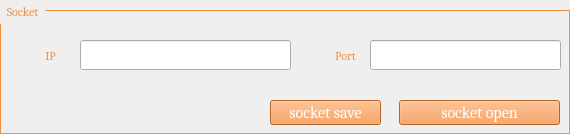
         <widget class="QGroupBox" name="groupBox_2">
          <property name="font">
           <font>
            <family>Cambria</family>
           </font>
          </property>
          <property name="styleSheet">
           <string notr="true">QGroupBox{
color:rgb(244,143,61);
margin-top:10px;
border:1px solid rgb(244,143,61);
}
QGroupBox::title{
subcontrol-origin: margin;
subcontrol-position: top left;
padding: 5px;
}
</string>
          </property>
          <property name="title">
           <string>Socket</string>
          </property>
          <widget class="QLineEdit" name="sock_ip_input">
           <property name="geometry">
            <rect>
             <x>80</x>
             <y>40</y>
             <width>211</width>
             <height>30</height>
            </rect>
           </property>
           <property name="maximumSize">
            <size>
             <width>16777215</width>
             <height>30</height>
            </size>
           </property>
           <property name="font">
            <font>
             <family>Cambria</family>
             <pointsize>12</pointsize>
            </font>
           </property>
           <property name="styleSheet">
            <string notr="true">color:white;</string>
           </property>
           <property name="placeholderText">
            <string>input socket server IP</string>
           </property>
          </widget>
          <widget class="QLineEdit" name="sock_port_input">
           <property name="geometry">
            <rect>
             <x>370</x>
             <y>40</y>
             <width>191</width>
             <height>30</height>
            </rect>
           </property>
           <property name="maximumSize">
            <size>
             <width>16777215</width>
             <height>30</height>
            </size>
           </property>
           <property name="font">
            <font>
             <family>Cambria</family>
             <pointsize>12</pointsize>
            </font>
           </property>
           <property name="styleSheet">
            <string notr="true">color:white;</string>
           </property>
           <property name="placeholderText">
            <string>input socket server PORT</string>
           </property>
          </widget>
          <widget class="QLabel" name="label_2">
           <property name="geometry">
            <rect>
             <x>30</x>
             <y>40</y>
             <width>41</width>
             <height>31</height>
            </rect>
           </property>
           <property name="font">
            <font>
             <family>Cambria</family>
            </font>
           </property>
           <property name="styleSheet">
            <string notr="true">color:rgb(244,143,61);</string>
           </property>
           <property name="text">
            <string>IP</string>
           </property>
           <property name="alignment">
            <set>Qt::AlignCenter</set>
           </property>
          </widget>
          <widget class="QLabel" name="label_3">
           <property name="geometry">
            <rect>
             <x>320</x>
             <y>40</y>
             <width>51</width>
             <height>31</height>
            </rect>
           </property>
           <property name="font">
            <font>
             <family>Cambria</family>
            </font>
           </property>
           <property name="styleSheet">
            <string notr="true">color:rgb(244,143,61);</string>
           </property>
           <property name="text">
            <string>Port</string>
           </property>
           <property name="alignment">
            <set>Qt::AlignCenter</set>
           </property>
          </widget>
          <widget class="QPushButton" name="socket_open_btn">
           <property name="geometry">
            <rect>
             <x>399</x>
             <y>100</y>
             <width>161</width>
             <height>25</height>
            </rect>
           </property>
           <property name="minimumSize">
            <size>
             <width>0</width>
             <height>25</height>
            </size>
           </property>
           <property name="font">
            <font>
             <family>Cambria</family>
             <pointsize>12</pointsize>
            </font>
           </property>
           <property name="styleSheet">
            <string notr="true">background-color:rgb(244,143,61); color:white;</string>
           </property>
           <property name="text">
            <string>socket open</string>
           </property>
          </widget>
          <widget class="QPushButton" name="socket_save_btn">
           <property name="geometry">
            <rect>
             <x>270</x>
             <y>100</y>
             <width>111</width>
             <height>25</height>
            </rect>
           </property>
           <property name="minimumSize">
            <size>
             <width>0</width>
             <height>25</height>
            </size>
           </property>
           <property name="font">
            <font>
             <family>Cambria</family>
             <pointsize>12</pointsize>
            </font>
           </property>
           <property name="styleSheet">
            <string notr="true">background-color:rgb(244,143,61); color:white;</string>
           </property>
           <property name="text">
            <string>socket save</string>
           </property>
          </widget>
         </widget>
